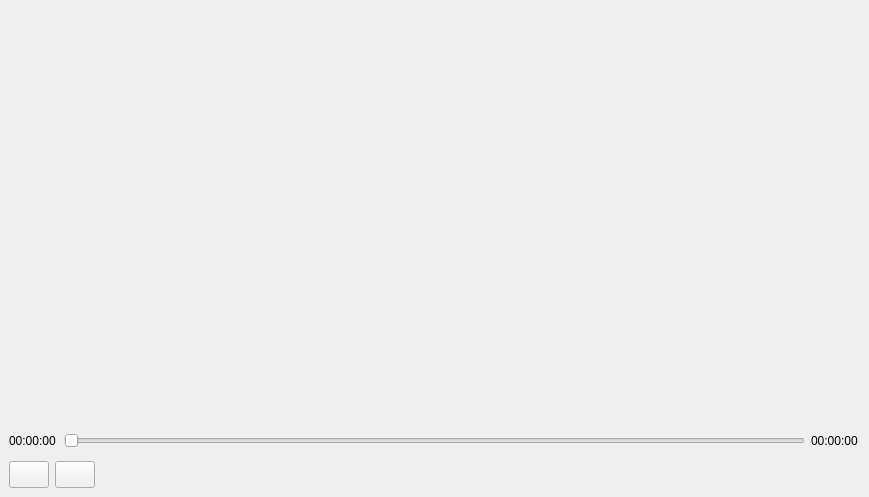
<?xml version="1.0" encoding="UTF-8"?>
<ui version="4.0">
 <class>MainWindow</class>
 <widget class="QMainWindow" name="MainWindow">
  <property name="geometry">
   <rect>
    <x>0</x>
    <y>0</y>
    <width>869</width>
    <height>497</height>
   </rect>
  </property>
  <property name="windowTitle">
   <string>MainWindow</string>
  </property>
  <widget class="QWidget" name="centralwidget">
   <layout class="QVBoxLayout" name="verticalLayout_2" stretch="15,1,1">
    <item>
     <widget class="QLabel" name="lb_show">
      <property name="sizePolicy">
       <sizepolicy hsizetype="Preferred" vsizetype="Preferred">
        <horstretch>0</horstretch>
        <verstretch>0</verstretch>
       </sizepolicy>
      </property>
      <property name="text">
       <string/>
      </property>
     </widget>
    </item>
    <item>
     <layout class="QHBoxLayout" name="horizontalLayout_3" stretch="1,15,1">
      <item>
       <widget class="QLabel" name="lb_timecurrunt">
        <property name="text">
         <string>00:00:00</string>
        </property>
       </widget>
      </item>
      <item>
       <widget class="QSlider" name="horizontalSlider">
        <property name="sizePolicy">
         <sizepolicy hsizetype="Preferred" vsizetype="Preferred">
          <horstretch>0</horstretch>
          <verstretch>0</verstretch>
         </sizepolicy>
        </property>
        <property name="orientation">
         <enum>Qt::Horizontal</enum>
        </property>
       </widget>
      </item>
      <item>
       <widget class="QLabel" name="lb_timeend">
        <property name="text">
         <string>00:00:00</string>
        </property>
       </widget>
      </item>
     </layout>
    </item>
    <item>
     <layout class="QVBoxLayout" name="verticalLayout">
      <item>
       <layout class="QHBoxLayout" name="horizontalLayout" stretch="1,1,20">
        <item>
         <widget class="QPushButton" name="pushButton">
          <property name="enabled">
           <bool>true</bool>
          </property>
          <property name="sizePolicy">
           <sizepolicy hsizetype="Preferred" vsizetype="Preferred">
            <horstretch>1</horstretch>
            <verstretch>0</verstretch>
           </sizepolicy>
          </property>
          <property name="baseSize">
           <size>
            <width>10</width>
            <height>10</height>
           </size>
          </property>
          <property name="text">
           <string/>
          </property>
          <property name="icon">
           <iconset resource="picture.qrc">
            <normaloff>:/picture/start.jpg</normaloff>:/picture/start.jpg</iconset>
          </property>
         </widget>
        </item>
        <item>
         <widget class="QPushButton" name="pushButton_2">
          <property name="sizePolicy">
           <sizepolicy hsizetype="Preferred" vsizetype="Preferred">
            <horstretch>1</horstretch>
            <verstretch>0</verstretch>
           </sizepolicy>
          </property>
          <property name="text">
           <string/>
          </property>
         </widget>
        </item>
        <item>
         <spacer name="horizontalSpacer">
          <property name="orientation">
           <enum>Qt::Horizontal</enum>
          </property>
          <property name="sizeHint" stdset="0">
           <size>
            <width>3500</width>
            <height>20</height>
           </size>
          </property>
         </spacer>
        </item>
       </layout>
      </item>
     </layout>
    </item>
   </layout>
  </widget>
 </widget>
 <resources>
  <include location="picture.qrc"/>
 </resources>
 <connections/>
</ui>
